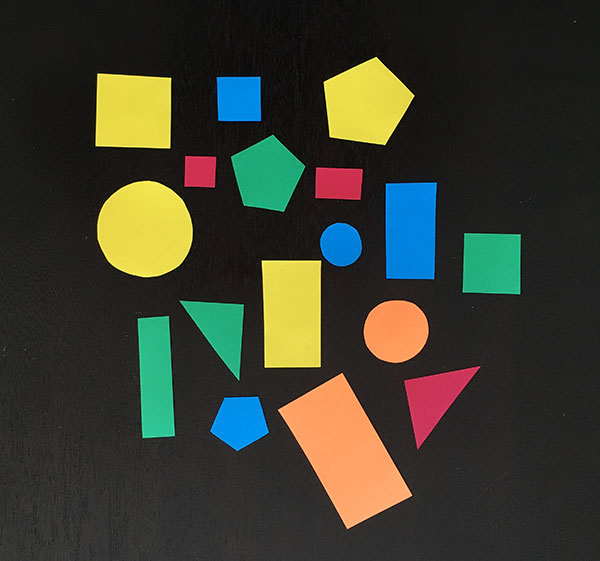
#> input picture topside/shapes_fodder.jpg, 600 x 561 px, given in place of the camera
$ python main.py
#> lines starting #> are read from the running program, lines starting #| are printed output that depends on the picture; after the words box and inside, x2 and y2 are one past the last pixel; in counts of white or black regions, pixels touching at a corner belong together
### topside/img_recognition/detect_shapes.py
#!/usr/bin/python3
# -*- encoding: utf-8 -*-

from pyimgsearch.shapedetector import ShapeDetector
# import argparse
import imutils
import cv2
import numpy as np

# create ShapeDetector object
sd = ShapeDetector()

# construct terminal cmd arg parser
#ap = argparse.ArgumentParser()
#ap.add_argument('-i', '--image', required=True, help='path to the input image')
#args = vars(ap.parse_args())

def resize(image):
    # load and resize image to smaller factor for more effective approximations
    resized = imutils.resize(image, width=300)
    ratio = image.shape[0] / float(resized.shape[0])
    return (resized, ratio)

def process(image):
    # convert resized image to grayscale, blur it, and threshhold it
    gray = cv2.cvtColor(image, cv2.COLOR_BGR2GRAY)
    blurred = cv2.GaussianBlur(gray, (5, 5), 0)
    _, thresh = cv2.threshold(blurred, 70, 255, cv2.THRESH_BINARY)
    return thresh

def recognize_shapes(image, ratio, frame):
    # find contours in threshed image and initialize shape detector
    cnts = cv2.findContours(image.copy(), cv2.RETR_TREE, cv2.CHAIN_APPROX_SIMPLE)
    cnts = imutils.grab_contours(cnts)

    # loop through contours
    for c in cnts:
        # compute contours centers using moments and detect name of shape
        M = cv2.moments(c)
        if M["m00"] != 0:
            cX = int((M["m10"] / M["m00"]) * ratio)
            cY = int((M["m01"] / M["m00"]) * ratio)
            shape = sd.detect(c)

            # scale old coordinates to resized shape, then draw contours and name of shape on shape
            c = c.astype("float")
            c *= ratio
            c = c.astype("int")
            cv2.drawContours(frame, [c], -1, (0, 255, 0), 2)
            cv2.putText(frame, shape, (cX, cY), cv2.FONT_HERSHEY_SIMPLEX, 0.5, (0, 0, 255), 2)

    return frame

def draw_output(image):
    # get physical properties of frame
    height, width, channels = image.shape

    # draw bounding rectangle container for output
    cv2.rectangle(image, (width-100, 0), (width, 200), (255, 255, 0), thickness=cv2.FILLED)

    # draw triangle and output count
    points = np.array([[width-26, 20], [width-40, 50], [width-9, 50]], np.int32)
    points = points.reshape((3, 1, 2))
    cv2.fillPoly(image, [points], (0, 0, 255))
    cv2.putText(image, str(sd.count['tri']), (width-90, 40), cv2.FONT_HERSHEY_SIMPLEX, 0.5, (0, 0, 255), thickness=2, lineType=cv2.LINE_AA)

    # draw square and output count
    cv2.rectangle(image, (width-40, 60), (width-9, 90), (0, 0, 255), thickness=cv2.FILLED)
    cv2.putText(image, str(sd.count['sqr']), (width-90, 80), cv2.FONT_HERSHEY_SIMPLEX, 0.5, (0, 0, 255), thickness=2, lineType=cv2.LINE_AA)

    # draw rectangle and output count
    cv2.rectangle(image, (width-40, 110), (width-9, 120), (0, 0, 255), thickness=cv2.FILLED)
    cv2.putText(image, str(sd.count['rct']), (width-90, 120), cv2.FONT_HERSHEY_SIMPLEX, 0.5, (0, 0, 255), thickness=2, lineType=cv2.LINE_AA)

    # draw circle and output count
    cv2.circle(image, (width-24, 156), 16, (0, 0, 255), thickness=cv2.FILLED)
    cv2.putText(image, str(sd.count['cir']), (width-90, 161), cv2.FONT_HERSHEY_SIMPLEX, 0.5, (0, 0, 255), thickness=2, lineType=cv2.LINE_AA)

    # refresh shapes count
    sd.refresh_count()

    return image

### topside/img_recognition/pyimgsearch/shapedetector.py
#!/usr/bin/python3
# -*- encoding: utf-8 -*-

import cv2

"""Reduce number of points representing curve using Ramer-Douglas-Peucker Algorithm or split-and-merge algorithm. Convert a curve to series of short line segments which becomes a subset of points defined by original curve. NOTE: Rectangle offset is corrected in detect_shapes.py"""
class ShapeDetector:
    count = {'tri': 0, 'sqr': 0, 'rct': -1, 'cir': 0}

    def __init__(self):
       pass

    def refresh_count(self):
        self.count = {'tri': 0, 'sqr': 0, 'rct': -1, 'cir': 0}

    def detect(self, c):
        # init shape name and approx contour
        shape = 'NaS'
        perimeter = cv2.arcLength(c, True)
        approx = cv2.approxPolyDP(c, 0.04 * perimeter, True)

        # shape is triangle if 3 vertices
        if len(approx) == 3:
             shape = 'tri'
        # shape is square or rectangle if 4 vertices
        elif len(approx) == 4:
            # compute bounding box of contour and compute aspect ratio
            (x, y, w, h) = cv2.boundingRect(approx)
            ar = w / float(h)

            # square has aspect ratio close to 1 or else it is rectangle
            shape = 'sqr' if 0.90 <= ar <= 1.10 else 'rct'
        # shape is pentagon if 5 vertices
#        elif len(approx) == 5:
#            shape = 'pentagon'
        # otherwise assume shape is circle
        else:
            shape = 'cir'

        # keep count of identified shapes
        self.count[shape] += 1

        # return name of shape
        return shape

### topside/img_recognition/main.py
#!/usr/bin/python3
# -*- encoding: utf-8 -*-

import cv2
import detect_shapes

# create VideoCapture object
cap = cv2.VideoCapture(0)

while True:
    # split capture return values
    ret, frame = cap.read()
#> frame is the input picture: shape (561, 600, 3); mean B, G, R 47.2, 60.1, 58.4

    # flip frame
    frame = cv2.flip(frame, 1)
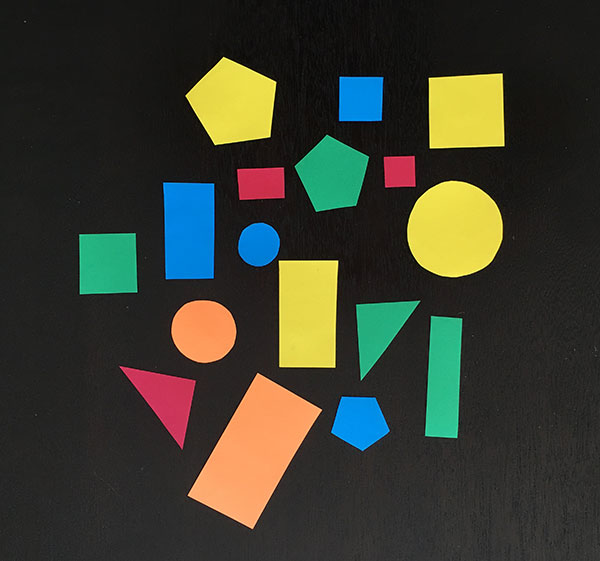
#> frame: shape (561, 600, 3); mean B, G, R 47.2, 60.1, 58.4

    # resize frame and obtain ratio
    resized, ratio = detect_shapes.resize(frame)
#> ratio = 2

    # process image
    thresh = detect_shapes.process(resized)
#> in process, `gray = cv2.cvtColor(image, cv2.COLOR_BGR2GRAY)`:
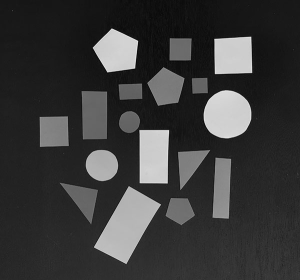
#> gray: shape (280, 300); min 8, max 230, mean 58.1
#> in process, `blurred = cv2.GaussianBlur(gray, (5, 5), 0)`:
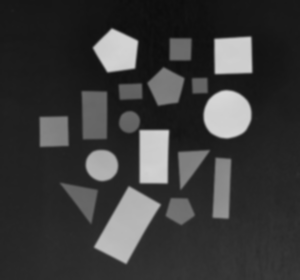
#> blurred: shape (280, 300); min 12, max 216, mean 58.1
#> in process, `_, thresh = cv2.threshold(blurred, 70, 255, cv2.THRESH_BINARY)`:
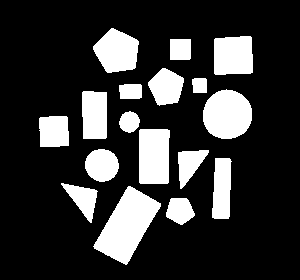
#> thresh: shape (280, 300); 20.6% white; 17 white regions

    # find, classify, and draw contours/shapes on images
    frame = detect_shapes.recognize_shapes(thresh, ratio, frame)
#> in recognize_shapes, `cnts = cv2.findContours(image.copy(), cv2.RETR_TREE, cv2.CHAIN_APPROX_..`: cnts = 17 contours; largest, box (x1, y1, x2, y2) and area: (93, 186, 161, 265) 2636, (203, 89, 252, 139) 1858, (139, 129, 170, 184) 1572, (93, 28, 139, 73) 1398, (214, 36, 253, 75) 1361
#> the loop in recognize_shapes, `for c in cnts:` made 17 passes
#> (cX, cY, shape, perimeter in detect, approx in detect, x in detect, y in detect, w in detect) on passes 2, 4, 7, 8, 10, 12, 13: (253, 450, 'rct', 229.7, [[130, 186], [93, 246], [125, 264], [160, 206]], 93, 186, 68), (443, 377, 'rct', 152.7, [[215, 158], [212, 217], [228, 218], [231, 161]], 212, 158, 20), (307, 312, 'rct', 165.1, [[140, 129], [139, 182], [167, 183], [169, 130]], 139, 129, 31), (107, 262, 'sqr', 115.3, [[39, 118], [40, 146], [68, 145], [66, 116]], 39, 116, 30), (188, 229, 'rct', 139.7, [[83, 91], [83, 138], [105, 138], [106, 92]], 83, 91, 24), (261, 182, 'rct', 69.66, [[119, 85], [120, 98], [141, 97], [140, 84]], 119, 84, 23), (399, 170, 'sqr', 54.24, [[192, 79], [193, 92], [206, 92], [205, 78]], 192, 78, 15)
#> (cX, cY, shape, perimeter in detect, approx in detect) on passes 3, 5: (165, 398, 'tri', 124.8, [[61, 183], [91, 222], [97, 191]]), (379, 328, 'tri', 117.8, [[208, 150], [178, 152], [180, 188]])
#> after the loop in recognize_shapes, `for c in cnts:`:
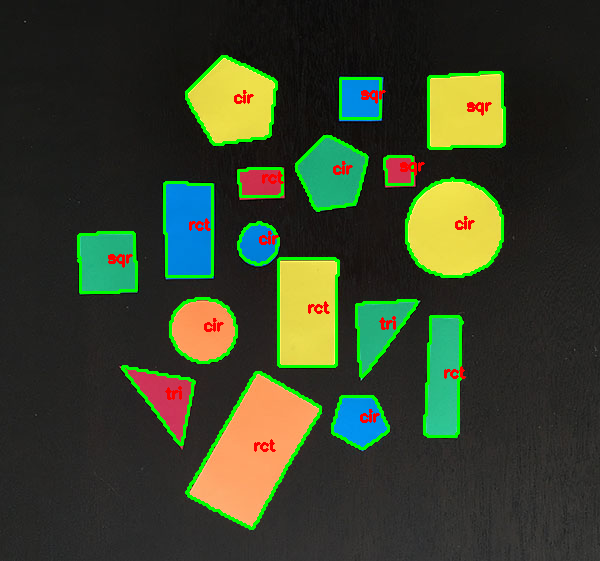
#> frame: shape (561, 600, 3); 4.62% of pixels changed, all inside (x1, y1, x2, y2) = (77, 55, 506, 530)

    # draw output to final
    final = detect_shapes.draw_output(frame)
#> in draw_output, `cv2.rectangle(image, (width-100, 0), (width, 200), (255, 255, 0), thic..`:
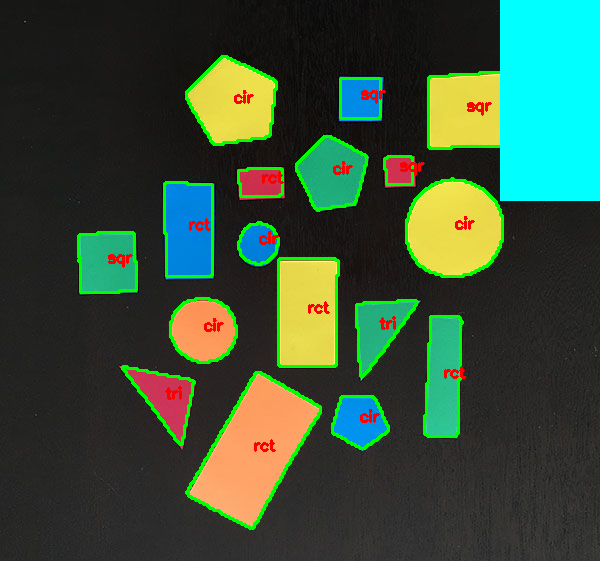
#> image: shape (561, 600, 3); mean B, G, R 56.9, 78.7, 54.7
#> in draw_output, `cv2.putText(image, str(sd.count['tri']), (width-90, 40), cv2.FONT_HERS..`: image: shape (561, 600, 3); mean B, G, R 56.4, 78.2, 55.1
#> in draw_output, `cv2.putText(image, str(sd.count['sqr']), (width-90, 80), cv2.FONT_HERS..`: image: shape (561, 600, 3); mean B, G, R 55.6, 77.4, 55.9
#> in draw_output, `cv2.putText(image, str(sd.count['rct']), (width-90, 120), cv2.FONT_HER..`: image: shape (561, 600, 3); mean B, G, R 55.3, 77.1, 56.3
#> in draw_output, `cv2.circle(image, (width-24, 156), 16, (0, 0, 255), thickness=cv2.FILL..`:
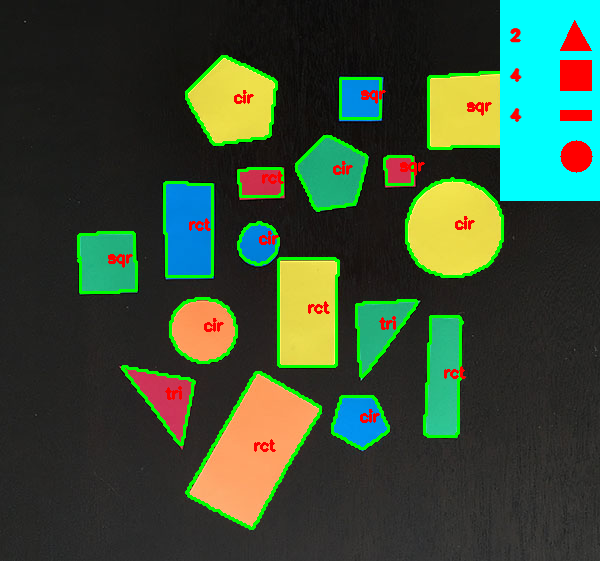
#> image: shape (561, 600, 3); mean B, G, R 54.7, 76.5, 56.9
#> in draw_output, `cv2.putText(image, str(sd.count['cir']), (width-90, 161), cv2.FONT_HER..`: image: shape (561, 600, 3); 0.05% of pixels changed, all inside (x1, y1, x2, y2) = (510, 148, 522, 164)

    # show image stream
    cv2.imshow("Thresh", thresh)
    cv2.imshow("Image", final)
    if cv2.waitKey(1) & 0xFF == ord('q'):
#> (key q is pressed here)
        break

cv2.destroyAllWindows()
